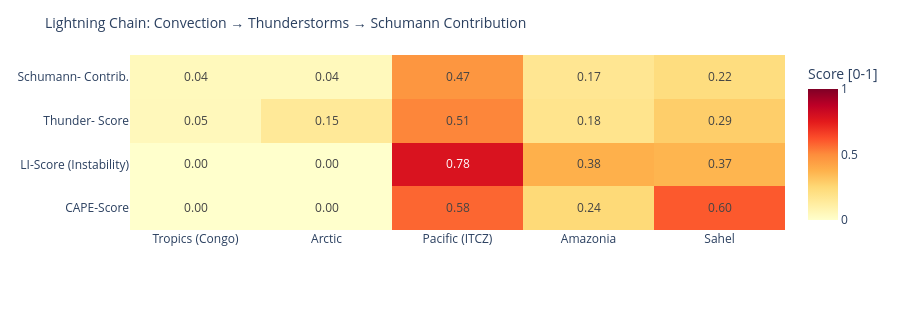

Notebook source saved alongside this figure:
### Code cell
# ============================================================
# LIGHTNING CHAIN: Convection → Thunderstorms → Schumann
# Shows the causal chain per measurement point as heatmap
# ============================================================

def cape_score(v):
    """CAPE → normalized score [0,1]"""
    if v is None or pd.isna(v): return 0.0
    return min(1.0, float(v) / 3000)

def li_score(v):
    """Lifted Index: negative = unstable → score [0,1]"""
    if v is None or pd.isna(v): return 0.3
    return min(1.0, max(0.0, (-float(v) + 6) / 12))

def cloud_score(v):
    if v is None or pd.isna(v): return 0.3
    return float(v) / 100

def thunder_score(row):
    """Kombinierter Gewitterwahrscheinlichkeits-Score
    CAPE + LI + Bedeckung + WMO-Gewitter + konvektiver Niederschlag (showers)
    Hinweis: X-Ray und Kp sind kein Bestandteil – nur geomagn./solarer Kontext.
    """
    cs = cape_score(row.get('cape'))
    ls = li_score(row.get('li'))
    cl = cloud_score(row.get('cloud'))
    t  = 1.0 if row.get('thunderstorm') else 0.0
    # Convective precipitation (showers) as additional indicator
    sh = min(1.0, (row.get('showers') or 0) / 5.0)
    return round(cs * 0.30 + ls * 0.25 + cl * 0.15 + t * 0.20 + sh * 0.10, 3)

def schumann_contribution(t_score, lat):
    """Schumann contribution: higher in tropics (±30°), scaled by thunderstorm score"""
    lat_weight = max(0.3, 1.0 - abs(lat) / 60)
    return round(t_score * lat_weight, 3)

df_atm['cape_score']   = df_atm.apply(lambda r: cape_score(r['cape']), axis=1)
df_atm['li_score']     = df_atm.apply(lambda r: li_score(r['li']),    axis=1)
df_atm['thunder_score']= df_atm.apply(lambda r: thunder_score(r.to_dict()), axis=1)
df_atm['schumann_contribution'] = df_atm.apply(
    lambda r: schumann_contribution(r['thunder_score'], r['lat']), axis=1)

metrics = ['cape_score', 'li_score', 'thunder_score', 'schumann_contribution']
labels  = ['CAPE-Score', 'LI-Score\n(Instability)', 'Thunder-\nScore', 'Schumann-\nContrib.']
z_data  = [df_atm[m].tolist() for m in metrics]

fig = go.Figure(go.Heatmap(
    z=z_data,
    x=df_atm['point'].tolist(),
    y=labels,
    colorscale='YlOrRd',
    zmin=0, zmax=1,
    text=[[f'{v:.2f}' for v in row] for row in z_data],
    texttemplate='%{text}', textfont=dict(size=12),
    colorbar=dict(title='Score [0-1]')
))
fig.update_layout(
    title=dict(text='Lightning Chain: Convection → Thunderstorms → Schumann Contribution', font=dict(size=14)),
    height=310,
    plot_bgcolor='rgba(0,0,0,0)', paper_bgcolor='rgba(0,0,0,0)',
    margin=dict(l=130, r=80, t=55, b=80)
)
fig.show()

### Figure 1 — Plotly figure (JSON) as saved in the notebook; plotly's stock layout.template omitted (floating-point values rounded to 4 significant figures)
{"data": [{"colorbar": {"title": {"text": "Score [0-1]"}}, "colorscale": [[0.0, "rgb(255,255,204)"], [0.125, "rgb(255,237,160)"], [0.25, "rgb(254,217,118)"], [0.375, "rgb(254,178,76)"], [0.5, "rgb(253,141,60)"], [0.625, "rgb(252,78,42)"], [0.75, "rgb(227,26,28)"], [0.875, "rgb(189,0,38)"], [1.0, "rgb(128,0,38)"]], "text": [["0.00", "0.00", "0.58", "0.24", "0.60"], ["0.00", "0.00", "0.78", "0.38", "0.37"], ["0.05", "0.15", "0.51", "0.18", "0.29"], ["0.04", "0.04", "0.47", "0.17", "0.22"]], "textfont": {"size": 12}, "texttemplate": "%{text}", "type": "heatmap", "x": ["Tropics (Congo)", "Arctic", "Pacific (ITCZ)", "Amazonia", "Sahel"], "y": ["CAPE-Score", "LI-Score\n(Instability)", "Thunder-\nScore", "Schumann-\nContrib."], "z": [[0.0, 0.0, 0.5767, 0.2433, 0.6033], [0.0, 0.0, 0.7833, 0.3833, 0.3667], [0.048, 0.15, 0.514, 0.182, 0.286], [0.045, 0.045, 0.471, 0.167, 0.224]], "zmax": 1, "zmin": 0}], "layout": {"height": 310, "margin": {"b": 80, "l": 130, "r": 80, "t": 55}, "paper_bgcolor": "rgba(0,0,0,0)", "plot_bgcolor": "rgba(0,0,0,0)", "title": {"font": {"size": 14}, "text": "Lightning Chain: Convection → Thunderstorms → Schumann Contribution"}}}
